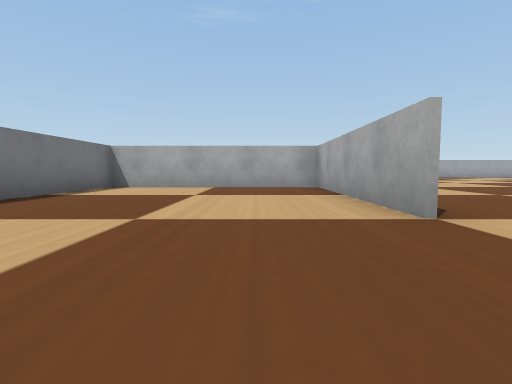
View 1 (above)

18 first-person views from a walk through a world built for the Webots simulator. The camera is 0.04 m above the floor, tilts 4° down and sees 80° across. The floor is counted in squares, 0.1 m on a side. Each view is taken from the middle of a square. On the plan, view 1 faces up. The plan holds only what a view shows up to about 9 squares ahead; the rest is blank. The robots in the file are not drawn.

View 2
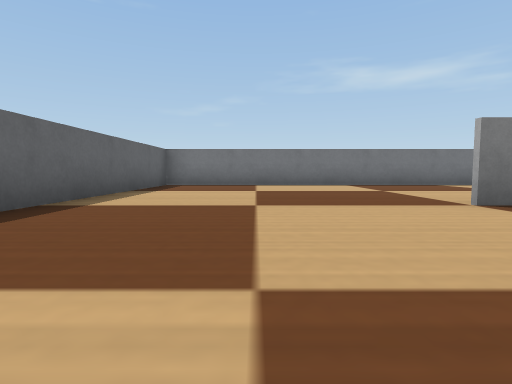

View 3
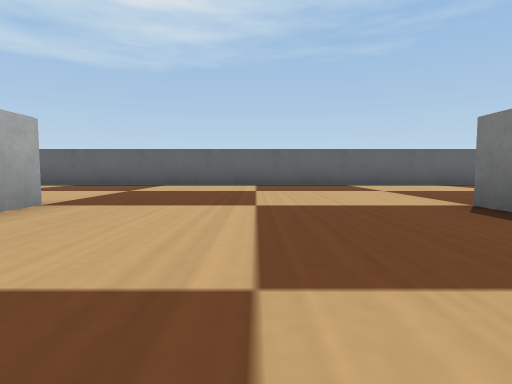

View 4
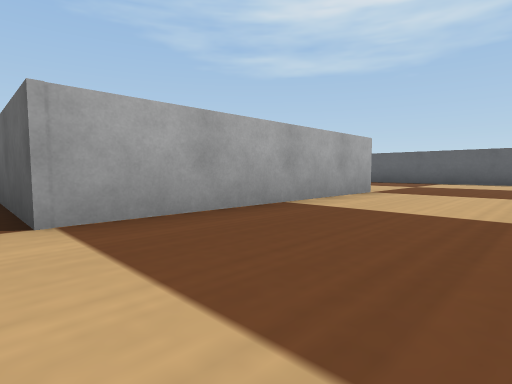

View 5
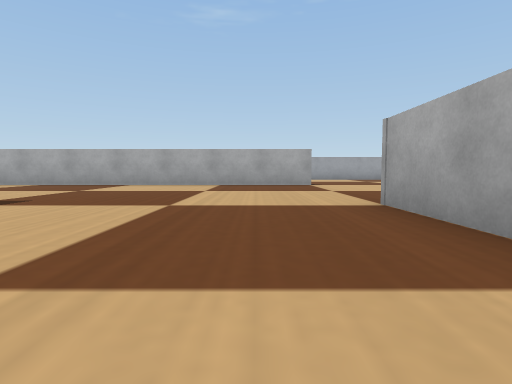

View 6
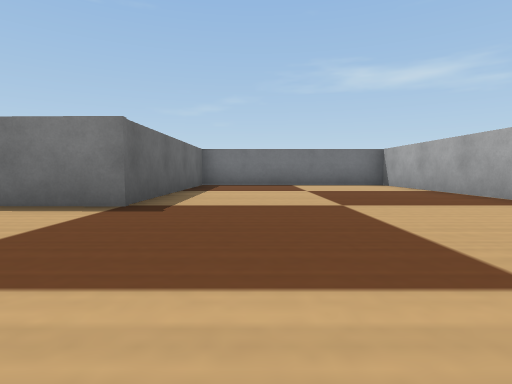

View 7
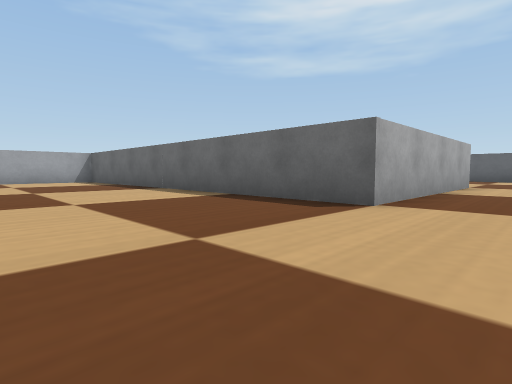

View 8
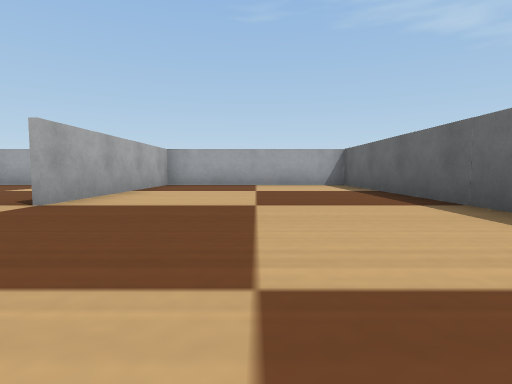

View 9
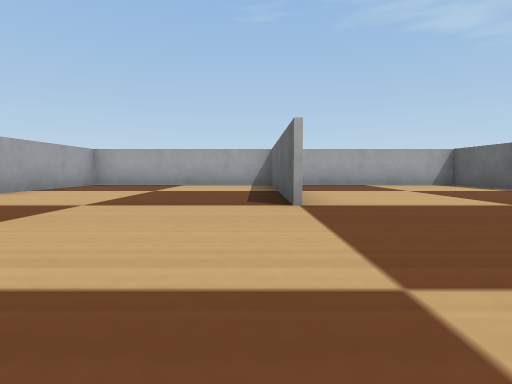

View 10
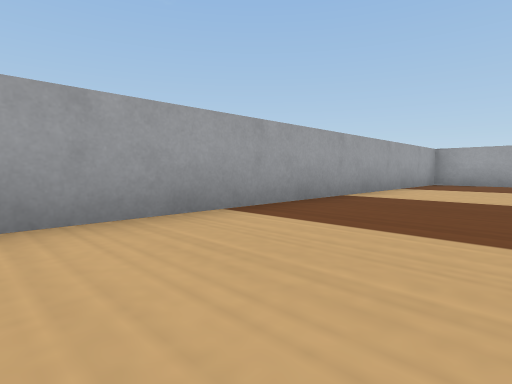

View 11
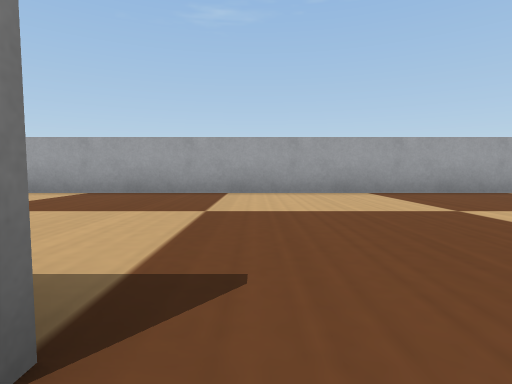

View 12
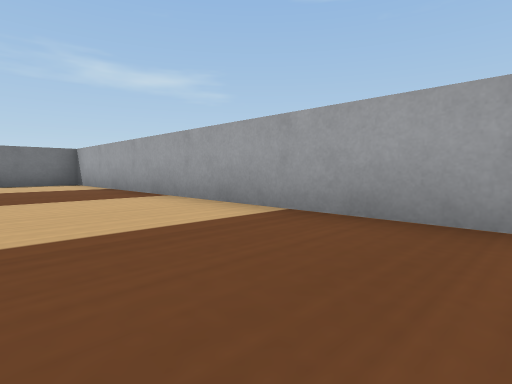

View 13
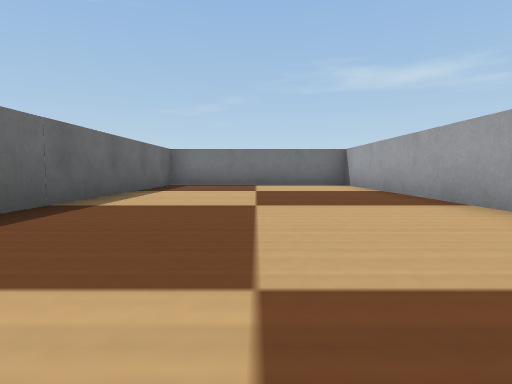

View 14
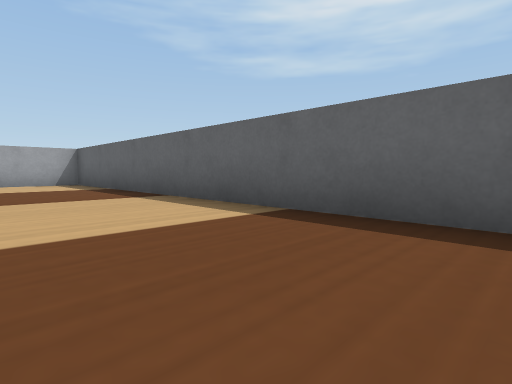

View 15
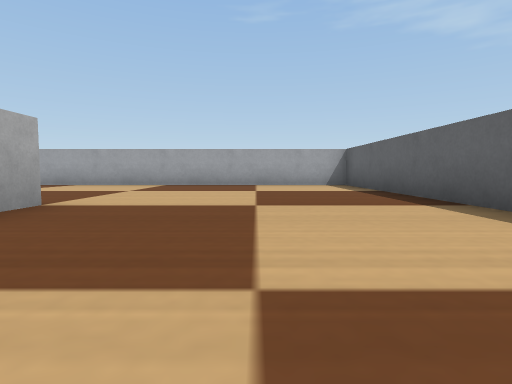

View 16
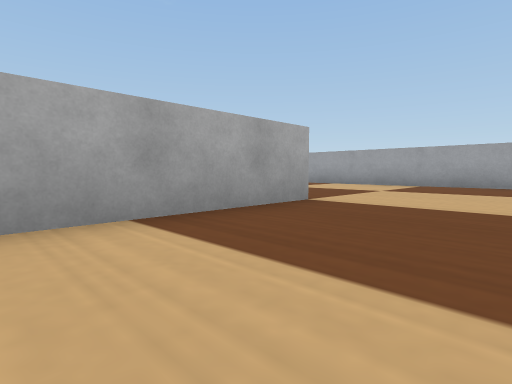

View 17
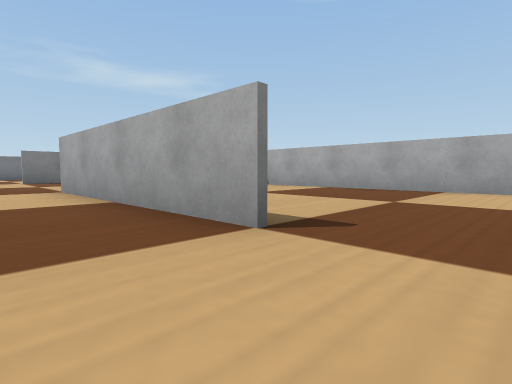

View 18
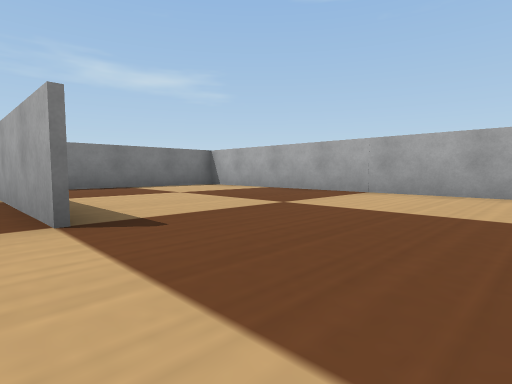

### Floor plan
Ten units are one square. View 1 is at (0, 0); x grows to the right and y downward. Boxes are objects, and circles mark ways between rooms. Rooms are numbered by the first view taken in them; rooms with no view inside come last. Other rooms are left out.
<svg viewBox="-41 -180 211 210">
<path fill="none" stroke="#000" d="M14 -25 15 -75 -36 -75M-35 -70 -35 25 15 25M15 -31 15 -25M66 -125 -35 -125M116 -25 65 -24 65 -76 165 -75 165 -130M15 25 165 25 165 -25M-35 -77 16 -76 16 -60M-35 -130 -35 -70M165 -125 114 -125M115 -126 162 -126M165 -130 165 -175 -35 -175 -35 -130M-35 -126 22 -126M135 -74 65 -74 65 -38M165 -25 165 -60"/>
<circle cx="20" cy="0" r="3" fill="#2a7"/>
<circle cx="90" cy="-130" r="3" fill="#2a7"/>
<circle cx="140" cy="-30" r="3" fill="#2a7"/>
<text x="-10" y="-20">1</text>
<text x="60" y="-60">2</text>
<text x="70" y="-150">3</text>
<text x="120" y="-50">4</text>
</svg>
Room 1 opens to room 2. Room 2 opens to room 3. Room 2 opens to room 4.

Where each view was taken, in squares from view 1:
view 1: 0 up, 0 right, facing up
view 2: 0 up, 5 right, facing left
view 3: 6 up, 4 right, facing down
view 4: 8 up, 4 right, facing down-right
view 5: 4 up, 5 right, facing up
view 6: 9 up, 5 right, facing left
view 7: 11 up, 5 right, facing down-right
view 8: 10 up, 8 right, facing right
view 9: 13 up, 8 right, facing right
view 10: 15 up, 7 right, facing up-right
view 11: 12 up, 7 right, facing up
view 12: 15 up, 6 right, facing up-left
view 13: 15 up, 5 right, facing left
view 14: 0 up, 7 right, facing down-right
view 15: 0 up, 8 right, facing right
view 16: 0 up, 8 right, facing up-right
view 17: 1 up, 13 right, facing up-left
view 18: 2 up, 14 right, facing up-left
